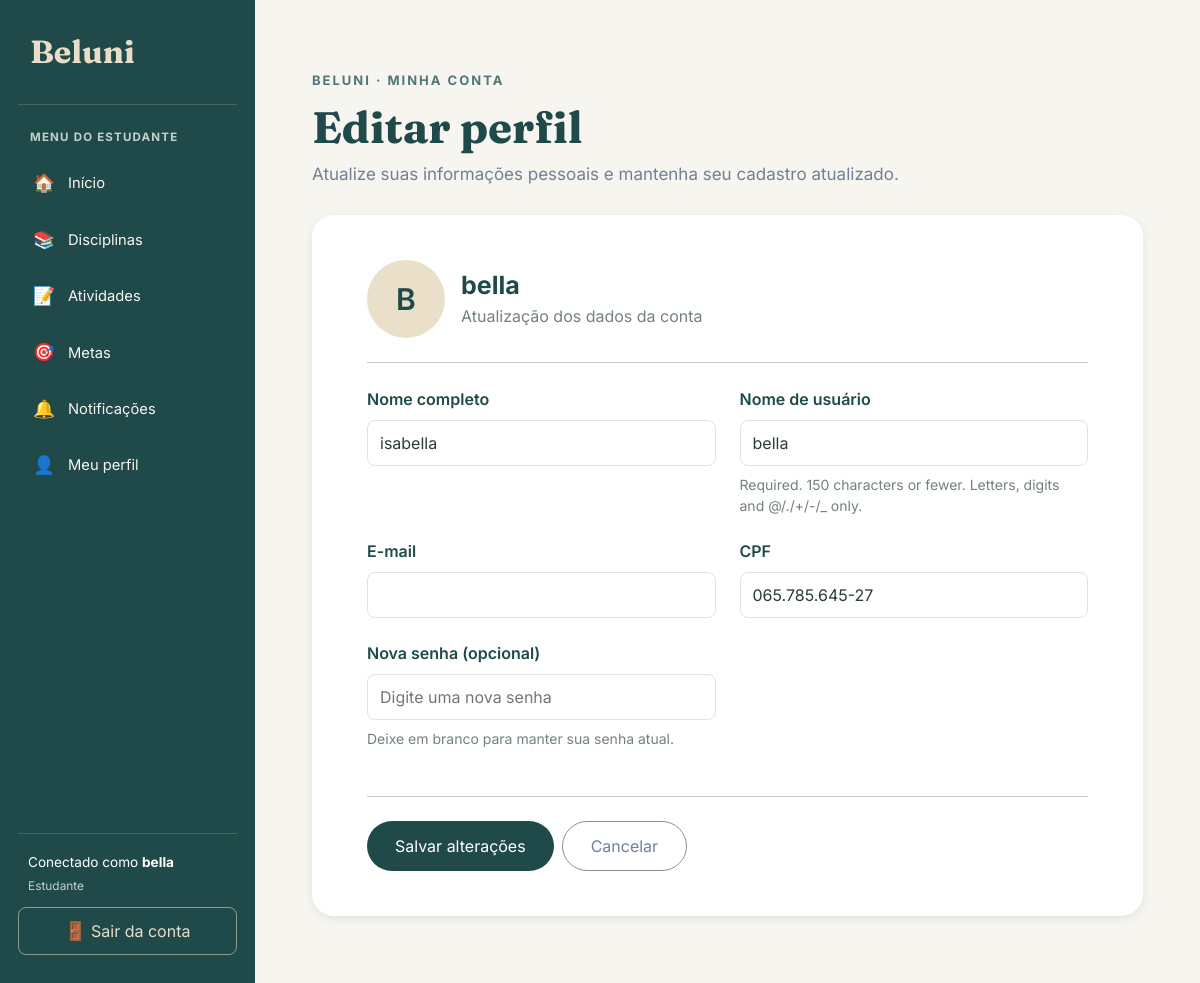
/estudantes/meu-perfil/editar/ (signed in), run on the app's committed database.
### estudante/models.py (models this page shows, shortened)
class Estudante(User):
    cpf = models.CharField(max_length=14)
    nome = models.CharField(max_length=100)

### estudante/views.py (the view)
# urls.py: path('meu-perfil/editar/', views.editar_meu_perfil, name='editar_meu_perfil'),
@login_required
def editar_meu_perfil(request):
    estudante = Estudante.objects.filter(
        pk=request.user.pk
    ).first()
    if estudante is None:
        messages.warning(
            request,
            'Seu usuário ainda não possui um perfil de estudante cadastrado.'
        )
        return redirect('inicio')
    if request.method == 'POST':
        form = PerfilEstudanteForm(
            request.POST,
            instance=estudante
        )
        if form.is_valid():
            estudante = form.save(commit=False)
            senha = form.cleaned_data.get('senha')
            if senha:
                estudante.set_password(senha)
            estudante.save()
            if senha:
                update_session_auth_hash(
                    request,
                    estudante
                )
            messages.success(
                request,
                'Seu perfil foi atualizado com sucesso!'
            )
            return redirect('meu_perfil')
    else:
        form = PerfilEstudanteForm(instance=estudante)
    eh_admin = usuario_e_administrador(request.user)
    return render(request, 'estudante/editar_meu_perfil.html', {
        'form': form,
        'estudante': estudante,
        'url_retorno': 'inicio' if eh_admin else 'listar_atividades',
    })

### estudante/forms.py
class PerfilEstudanteForm(forms.ModelForm):
    senha = forms.CharField(
        label='Nova senha (opcional)',
        widget=forms.PasswordInput,
        required=False,
        help_text='Deixe em branco para manter sua senha atual.'
    )
    class Meta:
        model = Estudante
        fields = ['nome', 'username', 'email', 'cpf']
        labels = {
            'nome': 'Nome completo',
            'username': 'Nome de usuário',
            'email': 'E-mail',
            'cpf': 'CPF',
        }
        widgets = {
            'nome': forms.TextInput(attrs={'class': 'form-control'}),
            'username': forms.TextInput(attrs={'class': 'form-control'}),
            'email': forms.EmailInput(attrs={'class': 'form-control'}),
            'cpf': forms.TextInput(attrs={'class': 'form-control'}),
        }

### estudante/views.py (called while the page is built)
def usuario_e_administrador(user):
    return (
        user.is_authenticated
        and (
            user.is_superuser
            or user.groups.filter(name='Administrador').exists()
        )
    )

### estudante/templates/estudante/editar_meu_perfil.html (shortened to what this page needs)
{% extends 'base.html' %}
{% block conteudo %}
<div class="perfil-edicao">
    <div class="mb-4">
        <span class="perfil-subtitulo">
            BELUNI · MINHA CONTA
        </span>
        <h1 class="perfil-titulo">
            Editar perfil
        </h1>
        <p class="perfil-descricao">
            Atualize suas informações pessoais e mantenha seu cadastro atualizado.
        </p>
    </div>
    <div class="perfil-card">
        <div class="d-flex align-items-center gap-3 mb-4">
            <div class="perfil-avatar">
                {{ estudante.first_name|default:estudante.username|first|upper }}
            </div>
            <div>
                <h4 class="perfil-nome mb-1">
                    {{ estudante.get_full_name|default:estudante.username }}
                </h4>
                <span class="text-secondary">
                    Atualização dos dados da conta
                </span>
            </div>
        </div>
        <hr class="mb-4">
        <form method="post" class="perfil-form">
            <div class="row">
                {% for field in form %}
                    <div class="col-md-6 campo-perfil">
                        <label for="{{ field.id_for_label }}">
                            {{ field.label }}
                        </label>
                        {% if field.name == 'senha' %}
                            <input
                                type="password"
                                name="{{ field.html_name }}"
                                id="{{ field.id_for_label }}"
                                placeholder="Digite uma nova senha"
                                autocomplete="new-password"
                            >
                        {% else %}
                            {{ field }}
                        {% endif %}
                        {% if field.help_text %}
                            <small class="text-secondary d-block mt-2">
                                {{ field.help_text }}
                            </small>
                        {% endif %}
                    </div>
                {% endfor %}
            </div>
            <hr class="my-4">
            <div class="d-flex flex-wrap gap-2">
                <button type="submit" class="btn-perfil">
                    Salvar alterações
                </button>
                <a href="{% url 'meu_perfil' %}" class="btn-voltar">
                    Cancelar
                </a>
            </div>
        </form>
    </div>
</div>
{% endblock %}

### templates/base.html (shortened to what this page needs)
{% load static %}
<!DOCTYPE html>
<html lang="pt-br">
<head>
    <link href="https://cdn.jsdelivr.net/npm/bootstrap@5.3.3/dist/css/bootstrap.min.css" rel="stylesheet">
</head>
<body>
    <aside class="sidebar" id="sidebar">
        <a class="sidebar-brand" href="{% url 'inicio' %}">
            Beluni
        </a>
        {% if request.user.is_authenticated %}
            {% if request.user.is_superuser or request.user.is_staff or request.session.is_admin or perms.estudante.change_estudante %}
                <div class="sidebar-label">
                    Menu do administrador
                </div>
                <ul class="sidebar-nav">
                    <li>
                        <a class="menu-link" href="{% url 'inicio' %}">
                            <span class="menu-icone">📊</span>
                            Painel administrativo
                        </a>
                    </li>
                    <li>
                        <a class="menu-link" href="{% url 'index' %}">
                            <span class="menu-icone">🌐</span>
                            Página pública
                        </a>
                    </li>
                    <li>
                        <a class="menu-link" href="{% url 'listar_estudantes' %}">
                            <span class="menu-icone">👥</span>
                            Gerenciar usuários
                        </a>
                    </li>
                </ul>
            {% else %}
                <div class="sidebar-label">
                    Menu do estudante
                </div>
                <ul class="sidebar-nav">
                    <li>
                        <a class="menu-link" href="{% url 'inicio' %}">
                            <span class="menu-icone">🏠</span>
                            Início
                        </a>
                    </li>
                    <li>
                        <a class="menu-link" href="{% url 'listar_disciplinas' %}">
                            <span class="menu-icone">📚</span>
                            Disciplinas
                        </a>
                    </li>
                    <li>
                        <a class="menu-link" href="{% url 'listar_atividades' %}">
                            <span class="menu-icone">📝</span>
                            Atividades
                        </a>
                    </li>
                    <li>
                        <a class="menu-link" href="{% url 'listar_metas' %}">
                            <span class="menu-icone">🎯</span>
                            Metas
                        </a>
                    </li>
                    <li>
                        <a class="menu-link" href="{% url 'notificacao:listar_notificacoes' %}">
                            <span class="menu-icone">🔔</span>
                            Notificações
                        </a>
                    </li>
                    <li>
                        <a class="menu-link" href="{% url 'meu_perfil' %}">
                            <span class="menu-icone">👤</span>
                            Meu perfil
                        </a>
                    </li>
                </ul>
            {% endif %}
            <div class="sidebar-rodape">
                <div class="usuario-info">
                    Conectado como
                    <strong>
                        {{ request.user.first_name|default:request.user.username }}
                    </strong>
                    {% if request.user.is_superuser or request.user.is_staff or request.session.is_admin or perms.estudante.change_estudante %}
                        <small>Administrador</small>
                    {% else %}
                        <small>Estudante</small>
                    {% endif %}
                </div>
                <a class="btn-sair" href="{% url 'logout_estudante' %}">
                    <span class="menu-icone">🚪</span>
                    Sair da conta
                </a>
            </div>
        {% endif %}
    </aside>
    <main class="main-content">
        <div class="conteudo">
            {% block conteudo %}
            {% endblock %}
        </div>
    </main>
</body>
</html>

### templates/base.html (style rules this page uses)
:root { --beluni-petroleo: #20494A; --beluni-petroleo-escuro: #173839; --beluni-areia: #E8DDC8; --beluni-fundo: #F7F5EF; --beluni-branco: #FFFFFF; --beluni-texto: #293B3B; --beluni-secundario: #758080; --beluni-borda: #E5E2D9; }
* { box-sizing: border-box; }
body { margin: 0; background-color: var(--beluni-fundo); color: var(--beluni-texto); font-family: 'Inter', sans-serif; }
.sidebar { position: fixed; top: 0; left: 0; bottom: 0; width: 255px; background-color: var(--beluni-petroleo); color: white; display: flex; flex-direction: column; padding: 28px 18px; overflow-y: auto; z-index: 1030; }
.sidebar-brand { display: block; color: var(--beluni-areia); text-decoration: none; font-family: 'Fraunces', serif; font-size: 2rem; font-weight: 700; padding: 0 12px 28px; border-bottom: 1px solid rgba(255,255,255,0.16); margin-bottom: 24px; }
.sidebar-label { color: #C1D2CC; font-size: 0.72rem; text-transform: uppercase; font-weight: 700; letter-spacing: 1.2px; padding: 0 12px; margin-bottom: 12px; }
.sidebar-nav { list-style: none; padding: 0; margin: 0; }
.sidebar-nav li { margin-bottom: 6px; }
.menu-link { display: flex; align-items: center; gap: 12px; color: #F7F5EF; text-decoration: none; padding: 12px 14px; border-radius: 9px; font-size: 0.92rem; transition: background-color 0.2s; }
.menu-icone { width: 24px; text-align: center; font-size: 1.1rem; }
.sidebar-rodape { margin-top: auto; padding-top: 24px; }
.usuario-info { border-top: 1px solid rgba(255,255,255,0.16); padding: 18px 10px 12px; color: white; font-size: 0.85rem; overflow-wrap: anywhere; }
.usuario-info small { display: block; color: #C1D2CC; margin-top: 4px; }
.btn-sair { display: block; text-align: center; text-decoration: none; color: var(--beluni-areia); border: 1px solid rgba(232,221,200,0.55); border-radius: 8px; padding: 10px; transition: background-color 0.2s; }
.main-content { margin-left: 255px; min-height: 100vh; padding: 32px; }
.conteudo { width: 100%; max-width: 1600px; margin: 0 auto; }
.form-control, .form-select, form input:not([type="checkbox"]):not([type="radio"]):not([type="hidden"]), form select, form textarea { display: block; width: 100%; max-width: 100%; border: 1px solid var(--beluni-borda); border-radius: 8px; padding: 10px 12px; background-color: white; color: var(--beluni-texto); font-family: 'Inter', sans-serif; }
form label { display: block; margin-bottom: 8px; }
.text-secondary { color: var(--beluni-secundario) !important; }

### estudante/templates/estudante/editar_meu_perfil.html (style rules this page uses)
.perfil-edicao { max-width: 1000px; margin: 0 auto; padding: 35px 25px; }
.perfil-subtitulo { color: #527575; letter-spacing: 2px; font-size: 13px; font-weight: 700; }
.perfil-titulo { color: #20494A; font-family: 'Fraunces', serif; font-size: 44px; font-weight: 700; margin-top: 10px; }
.perfil-descricao { color: #718096; font-size: 17px; }
.perfil-card { background: #ffffff; border: none; border-radius: 22px; box-shadow: 0 3px 8px rgba(0,0,0,0.08); padding: 45px 55px; margin-top: 28px; }
.perfil-avatar { width: 78px; height: 78px; border-radius: 50%; background: #eadfc9; color: #20494A; display: flex; align-items: center; justify-content: center; font-size: 30px; font-weight: 600; }
.perfil-nome { color: #20494A; font-size: 25px; font-weight: 700; }
.perfil-form label { color: #20494A; font-weight: 600; margin-bottom: 9px; }
.perfil-form input, .perfil-form select, .perfil-form textarea { width: 100%; border: 1px solid #d9dfdc; border-radius: 10px; padding: 12px 15px; background: #fafaf8; color: #263b3b; outline: none; transition: 0.2s; }
.campo-perfil { margin-bottom: 23px; }
.btn-perfil { background: #20494A; color: white; border: none; border-radius: 30px; padding: 12px 28px; transition: 0.2s; }
.btn-voltar { border: 1px solid #879393; color: #718096; border-radius: 30px; padding: 12px 28px; background: white; text-decoration: none; }

### data on the page
Estudante: get_full_name "bella", form "isabella" "065.785.645-27"

### other printed values
{{ request.user.first_name|default:request.user.username }} "bella"
{{ estudante.first_name|default:estudante.username|first|upper }} "B"
{{ field.label }} "Nome completo" "Nome de usuário" "E-mail" "CPF" "Nova senha (opcional)"
{{ field.help_text }} "Required. 150 characters or fewer. Letters, digits and @/./+/-/_ only." "Deixe em branco para manter sua senha atual."
